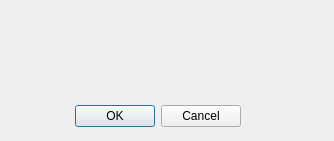
<?xml version="1.0" encoding="UTF-8"?>
<ui version="4.0">
 <class>Dialog</class>
 <widget class="QDialog" name="Dialog">
  <property name="windowModality">
   <enum>Qt::ApplicationModal</enum>
  </property>
  <property name="geometry">
   <rect>
    <x>0</x>
    <y>0</y>
    <width>334</width>
    <height>141</height>
   </rect>
  </property>
  <property name="windowTitle">
   <string>Dialog</string>
  </property>
  <property name="modal">
   <bool>true</bool>
  </property>
  <widget class="QDialogButtonBox" name="buttonBox">
   <property name="geometry">
    <rect>
     <x>-90</x>
     <y>100</y>
     <width>331</width>
     <height>32</height>
    </rect>
   </property>
   <property name="orientation">
    <enum>Qt::Horizontal</enum>
   </property>
   <property name="standardButtons">
    <set>QDialogButtonBox::Cancel|QDialogButtonBox::Ok</set>
   </property>
  </widget>
 </widget>
 <resources/>
 <connections>
  <connection>
   <sender>buttonBox</sender>
   <signal>accepted()</signal>
   <receiver>Dialog</receiver>
   <slot>accept()</slot>
   <hints>
    <hint type="sourcelabel">
     <x>248</x>
     <y>254</y>
    </hint>
    <hint type="destinationlabel">
     <x>157</x>
     <y>274</y>
    </hint>
   </hints>
  </connection>
  <connection>
   <sender>buttonBox</sender>
   <signal>rejected()</signal>
   <receiver>Dialog</receiver>
   <slot>reject()</slot>
   <hints>
    <hint type="sourcelabel">
     <x>316</x>
     <y>260</y>
    </hint>
    <hint type="destinationlabel">
     <x>286</x>
     <y>274</y>
    </hint>
   </hints>
  </connection>
 </connections>
</ui>
